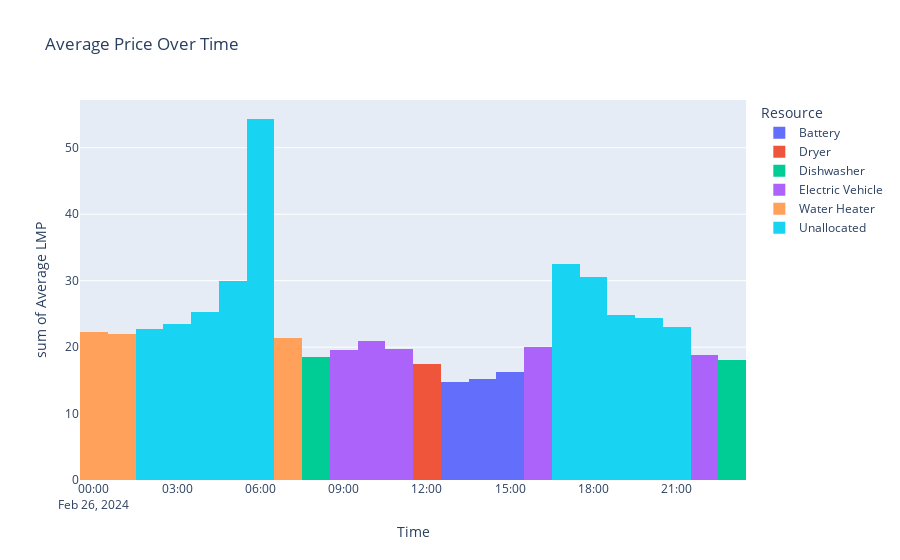

The notebook cell this image was saved under:
### Code cell
def get_resources():
    return [
        {"name": "Battery", "hours": 3, "priority": 1},
        {"name": "Dryer", "hours": 1, "priority": 2},
        {"name": "Dishwasher", "hours": 2, "priority": 3},
        {"name": "Electric Vehicle", "hours": 5, "priority": 4},
        {"name": "Water Heater", "hours": 3, "priority": 5},
    ]

def allocate_resources(resources, price_data_averaged_by_hour):
    # sort by price asc
    price_data_averaged_by_hour_sorted = sorted(price_data_averaged_by_hour, key=itemgetter(1))
    # sort by priority asc
    resources_sorted = sorted(resources, key=itemgetter("priority"))
    allocated = []
    i = 0
    for resource in resources_sorted: 
        for hour in range(resource["hours"]):
            allocated.append([resource["name"],
                              price_data_averaged_by_hour_sorted[i][0], 
                              price_data_averaged_by_hour_sorted[i][1]])
            i += 1
            
    for rem_i in range(len(price_data_averaged_by_hour_sorted) - i):
        allocated.append(["Unallocated", 
                          price_data_averaged_by_hour_sorted[i + rem_i][0], 
                          price_data_averaged_by_hour_sorted[i + rem_i][1]])
    return allocated;

# allocate our resources to lowest price throughout day
resources = get_resources()
price_data_with_resources_allocated = allocate_resources(resources, price_data_averaged_by_hour)

resources_allocated = pd.DataFrame(price_data_with_resources_allocated, columns=["Resource", "Time", "Average LMP"])
num_chart_bins = len(resources_allocated)
fig = px.histogram(resources_allocated, x="Time", y="Average LMP", title="Average Price Over Time", color="Resource", nbins = num_chart_bins)
fig.show()

### Figure 1 — Plotly figure (JSON) as saved in the notebook; plotly's stock layout.template omitted (floating-point values rounded to 4 significant figures)
{"data": [{"alignmentgroup": "True", "bingroup": "x", "histfunc": "sum", "hovertemplate": "Resource=Battery<br>Time=%{x}<br>sum of Average LMP=%{y}<extra></extra>", "legendgroup": "Battery", "marker": {"color": "#636efa", "pattern": {"shape": ""}}, "name": "Battery", "nbinsx": 24, "offsetgroup": "Battery", "orientation": "v", "showlegend": true, "type": "histogram", "x": ["2024-02-26T13:15:00-05:00", "2024-02-26T14:15:00-05:00", "2024-02-26T15:15:00-05:00"], "xaxis": "x", "y": [14.73, 15.21, 16.3], "yaxis": "y"}, {"alignmentgroup": "True", "bingroup": "x", "histfunc": "sum", "hovertemplate": "Resource=Dryer<br>Time=%{x}<br>sum of Average LMP=%{y}<extra></extra>", "legendgroup": "Dryer", "marker": {"color": "#EF553B", "pattern": {"shape": ""}}, "name": "Dryer", "nbinsx": 24, "offsetgroup": "Dryer", "orientation": "v", "showlegend": true, "type": "histogram", "x": ["2024-02-26T12:15:00-05:00"], "xaxis": "x", "y": [17.39], "yaxis": "y"}, {"alignmentgroup": "True", "bingroup": "x", "histfunc": "sum", "hovertemplate": "Resource=Dishwasher<br>Time=%{x}<br>sum of Average LMP=%{y}<extra></extra>", "legendgroup": "Dishwasher", "marker": {"color": "#00cc96", "pattern": {"shape": ""}}, "name": "Dishwasher", "nbinsx": 24, "offsetgroup": "Dishwasher", "orientation": "v", "showlegend": true, "type": "histogram", "x": ["2024-02-26T23:00:00-05:00", "2024-02-26T08:15:00-05:00"], "xaxis": "x", "y": [18.11, 18.47], "yaxis": "y"}, {"alignmentgroup": "True", "bingroup": "x", "histfunc": "sum", "hovertemplate": "Resource=Electric Vehicle<br>Time=%{x}<br>sum of Average LMP=%{y}<extra></extra>", "legendgroup": "Electric Vehicle", "marker": {"color": "#ab63fa", "pattern": {"shape": ""}}, "name": "Electric Vehicle", "nbinsx": 24, "offsetgroup": "Electric Vehicle", "orientation": "v", "showlegend": true, "type": "histogram", "x": ["2024-02-26T22:00:00-05:00", "2024-02-26T09:15:00-05:00", "2024-02-26T11:15:00-05:00", "2024-02-26T16:15:00-05:00", "2024-02-26T10:15:00-05:00"], "xaxis": "x", "y": [18.88, 19.6, 19.68, 19.98, 20.97], "yaxis": "y"}, {"alignmentgroup": "True", "bingroup": "x", "histfunc": "sum", "hovertemplate": "Resource=Water Heater<br>Time=%{x}<br>sum of Average LMP=%{y}<extra></extra>", "legendgroup": "Water Heater", "marker": {"color": "#FFA15A", "pattern": {"shape": ""}}, "name": "Water Heater", "nbinsx": 24, "offsetgroup": "Water Heater", "orientation": "v", "showlegend": true, "type": "histogram", "x": ["2024-02-26T07:15:00-05:00", "2024-02-26T01:05:00-05:00", "2024-02-26T00:00:00-05:00"], "xaxis": "x", "y": [21.41, 21.98, 22.22], "yaxis": "y"}, {"alignmentgroup": "True", "bingroup": "x", "histfunc": "sum", "hovertemplate": "Resource=Unallocated<br>Time=%{x}<br>sum of Average LMP=%{y}<extra></extra>", "legendgroup": "Unallocated", "marker": {"color": "#19d3f3", "pattern": {"shape": ""}}, "name": "Unallocated", "nbinsx": 24, "offsetgroup": "Unallocated", "orientation": "v", "showlegend": true, "type": "histogram", "x": ["2024-02-26T02:10:00-05:00", "2024-02-26T21:00:00-05:00", "2024-02-26T03:15:00-05:00", "2024-02-26T20:00:00-05:00", "2024-02-26T19:00:00-05:00", "2024-02-26T04:15:00-05:00", "2024-02-26T05:15:00-05:00", "2024-02-26T18:00:00-05:00", "2024-02-26T17:10:00-05:00", "2024-02-26T06:15:00-05:00"], "xaxis": "x", "y": [22.73, 23.02, 23.41, 24.36, 24.8, 25.27, 29.91, 30.6, 32.47, 54.33], "yaxis": "y"}], "layout": {"autosize": true, "barmode": "relative", "legend": {"title": {"text": "Resource"}, "tracegroupgap": 0}, "title": {"text": "Average Price Over Time"}, "xaxis": {"anchor": "y", "autorange": true, "domain": [0, 1], "range": ["2024-02-25 23:30", "2024-02-26 23:30"], "title": {"text": "Time"}, "type": "date"}, "yaxis": {"anchor": "x", "autorange": true, "domain": [0, 1], "range": [0, 57.19], "title": {"text": "sum of Average LMP"}, "type": "linear"}}}
